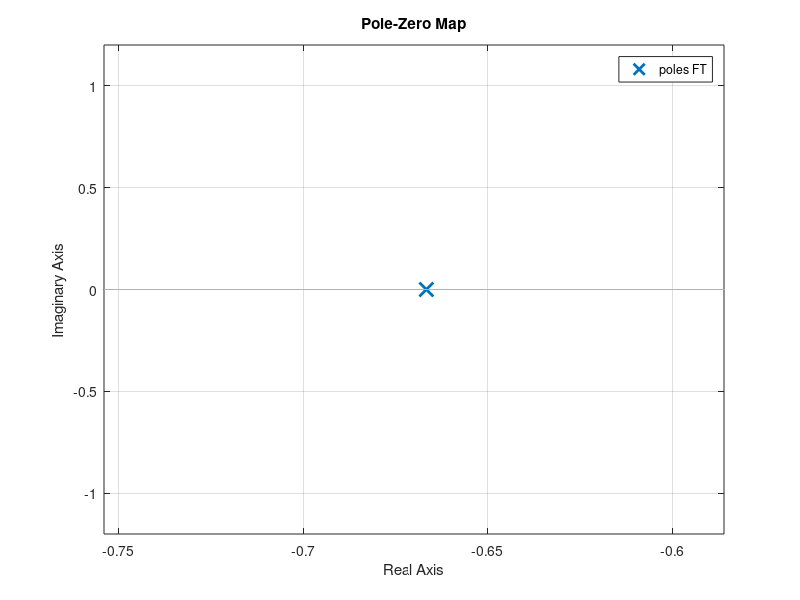
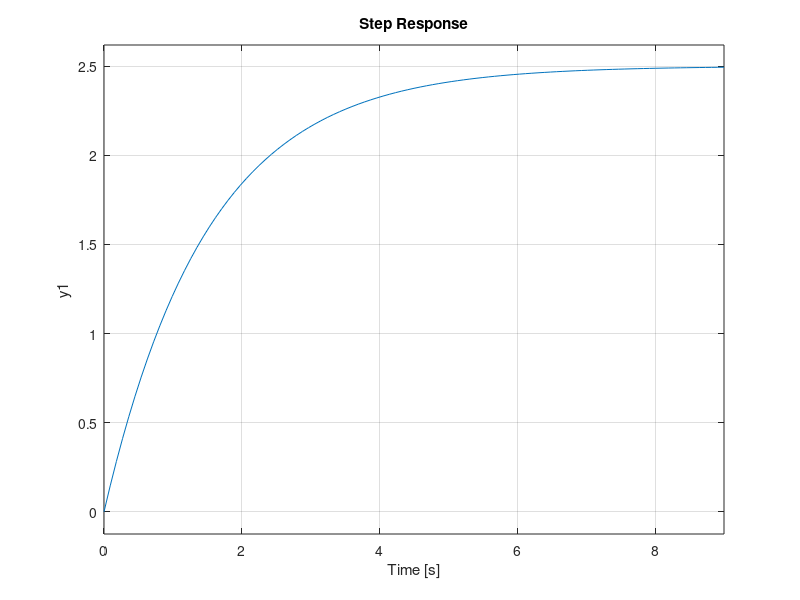
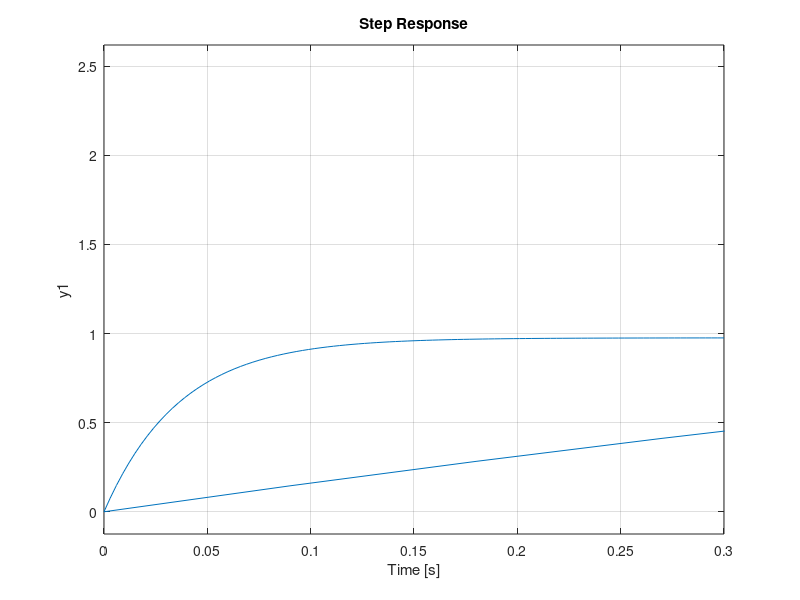

MATLAB code to generate these figures, in order:
%% 
clear 
close all
k=2.5
tau=1.5
num=[k]
den=[tau 1]
FT=tf(num,den)%planta
%estable?
figure
pzmap(FT)
grid on
% Si es estable, cumple desempeño?, tss=2.3s
figure
step(FT)
grid on
% No cumple desempeño, tss=6s..
% Parte superior de la estructura de ctrl, c(s)=ganancia proporcional=1
c=16
ftlca=series(c,FT)
ftlc=feedback(ftlca,1)
% Verificar
figure
step(FT)
hold on
step(ftlc)
grid on
